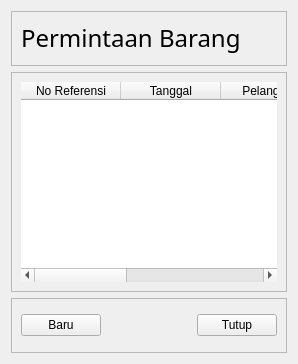
             <widget class="QWidget" name="st_Pembelian_PermintaanBarang">
              <layout class="QVBoxLayout" name="verticalLayout_15">
               <item>
                <widget class="QFrame" name="fr_Pembelian_PermintaanBarang_Title">
                 <property name="sizePolicy">
                  <sizepolicy hsizetype="Preferred" vsizetype="Maximum">
                   <horstretch>0</horstretch>
                   <verstretch>0</verstretch>
                  </sizepolicy>
                 </property>
                 <property name="minimumSize">
                  <size>
                   <width>0</width>
                   <height>55</height>
                  </size>
                 </property>
                 <property name="frameShape">
                  <enum>QFrame::StyledPanel</enum>
                 </property>
                 <property name="frameShadow">
                  <enum>QFrame::Raised</enum>
                 </property>
                 <layout class="QGridLayout" name="gl_Penjualan_PenawaranHarga_title_2">
                  <item row="0" column="0">
                   <widget class="QLabel" name="lb_Pembelian_PermintaanBarang_Title">
                    <property name="sizePolicy">
                     <sizepolicy hsizetype="Preferred" vsizetype="Maximum">
                      <horstretch>0</horstretch>
                      <verstretch>0</verstretch>
                     </sizepolicy>
                    </property>
                    <property name="font">
                     <font>
                      <family>Segoe UI Semilight</family>
                      <pointsize>18</pointsize>
                     </font>
                    </property>
                    <property name="text">
                     <string>Permintaan Barang</string>
                    </property>
                    <property name="alignment">
                     <set>Qt::AlignLeading|Qt::AlignLeft|Qt::AlignVCenter</set>
                    </property>
                   </widget>
                  </item>
                 </layout>
                </widget>
               </item>
               <item>
                <widget class="QFrame" name="fr_Pembelian_PermintaanBarang_Tabel">
                 <property name="sizePolicy">
                  <sizepolicy hsizetype="Preferred" vsizetype="MinimumExpanding">
                   <horstretch>0</horstretch>
                   <verstretch>0</verstretch>
                  </sizepolicy>
                 </property>
                 <property name="frameShape">
                  <enum>QFrame::StyledPanel</enum>
                 </property>
                 <property name="frameShadow">
                  <enum>QFrame::Raised</enum>
                 </property>
                 <layout class="QGridLayout" name="gl_Penjualan_PenawaranHarga_tabel_2">
                  <item row="0" column="0">
                   <widget class="QTableWidget" name="tbl_Pembelian_PermintaanBarang">
                    <property name="sizePolicy">
                     <sizepolicy hsizetype="Maximum" vsizetype="MinimumExpanding">
                      <horstretch>0</horstretch>
                      <verstretch>0</verstretch>
                     </sizepolicy>
                    </property>
                    <property name="minimumSize">
                     <size>
                      <width>0</width>
                      <height>200</height>
                     </size>
                    </property>
                    <property name="maximumSize">
                     <size>
                      <width>1366</width>
                      <height>16777215</height>
                     </size>
                    </property>
                    <property name="frameShape">
                     <enum>QFrame::NoFrame</enum>
                    </property>
                    <property name="showGrid">
                     <bool>false</bool>
                    </property>
                    <property name="wordWrap">
                     <bool>true</bool>
                    </property>
                    <property name="cornerButtonEnabled">
                     <bool>true</bool>
                    </property>
                    <property name="rowCount">
                     <number>0</number>
                    </property>
                    <property name="columnCount">
                     <number>5</number>
                    </property>
                    <column>
                     <property name="text">
                      <string>No Referensi</string>
                     </property>
                    </column>
                    <column>
                     <property name="text">
                      <string>Tanggal</string>
                     </property>
                    </column>
                    <column>
                     <property name="text">
                      <string>Pelanggan</string>
                     </property>
                    </column>
                    <column>
                     <property name="text">
                      <string>Kurs</string>
                     </property>
                    </column>
                    <column>
                     <property name="text">
                      <string>Nilai</string>
                     </property>
                    </column>
                   </widget>
                  </item>
                 </layout>
                </widget>
               </item>
               <item>
                <widget class="QFrame" name="fr_Pembelian_PermintaanBarang_Tombol">
                 <property name="sizePolicy">
                  <sizepolicy hsizetype="Preferred" vsizetype="Maximum">
                   <horstretch>0</horstretch>
                   <verstretch>0</verstretch>
                  </sizepolicy>
                 </property>
                 <property name="minimumSize">
                  <size>
                   <width>0</width>
                   <height>55</height>
                  </size>
                 </property>
                 <property name="maximumSize">
                  <size>
                   <width>16777215</width>
                   <height>100</height>
                  </size>
                 </property>
                 <property name="frameShape">
                  <enum>QFrame::StyledPanel</enum>
                 </property>
                 <property name="frameShadow">
                  <enum>QFrame::Raised</enum>
                 </property>
                 <layout class="QHBoxLayout" name="hl_Penjualan_PenawaranHarga_tombol_2">
                  <item>
                   <widget class="QPushButton" name="tb_Pembelian_PermintaanBarang_Baru">
                    <property name="text">
                     <string>Baru</string>
                    </property>
                   </widget>
                  </item>
                  <item>
                   <spacer name="hs_Pembelian_PermintaanBarang_Tombol">
                    <property name="orientation">
                     <enum>Qt::Horizontal</enum>
                    </property>
                    <property name="sizeHint" stdset="0">
                     <size>
                      <width>40</width>
                      <height>20</height>
                     </size>
                    </property>
                   </spacer>
                  </item>
                  <item>
                   <widget class="QPushButton" name="tb_Pembelian_PermintaanBarang_Tutup">
                    <property name="text">
                     <string>Tutup</string>
                    </property>
                   </widget>
                  </item>
                 </layout>
                </widget>
               </item>
              </layout>
             </widget>
